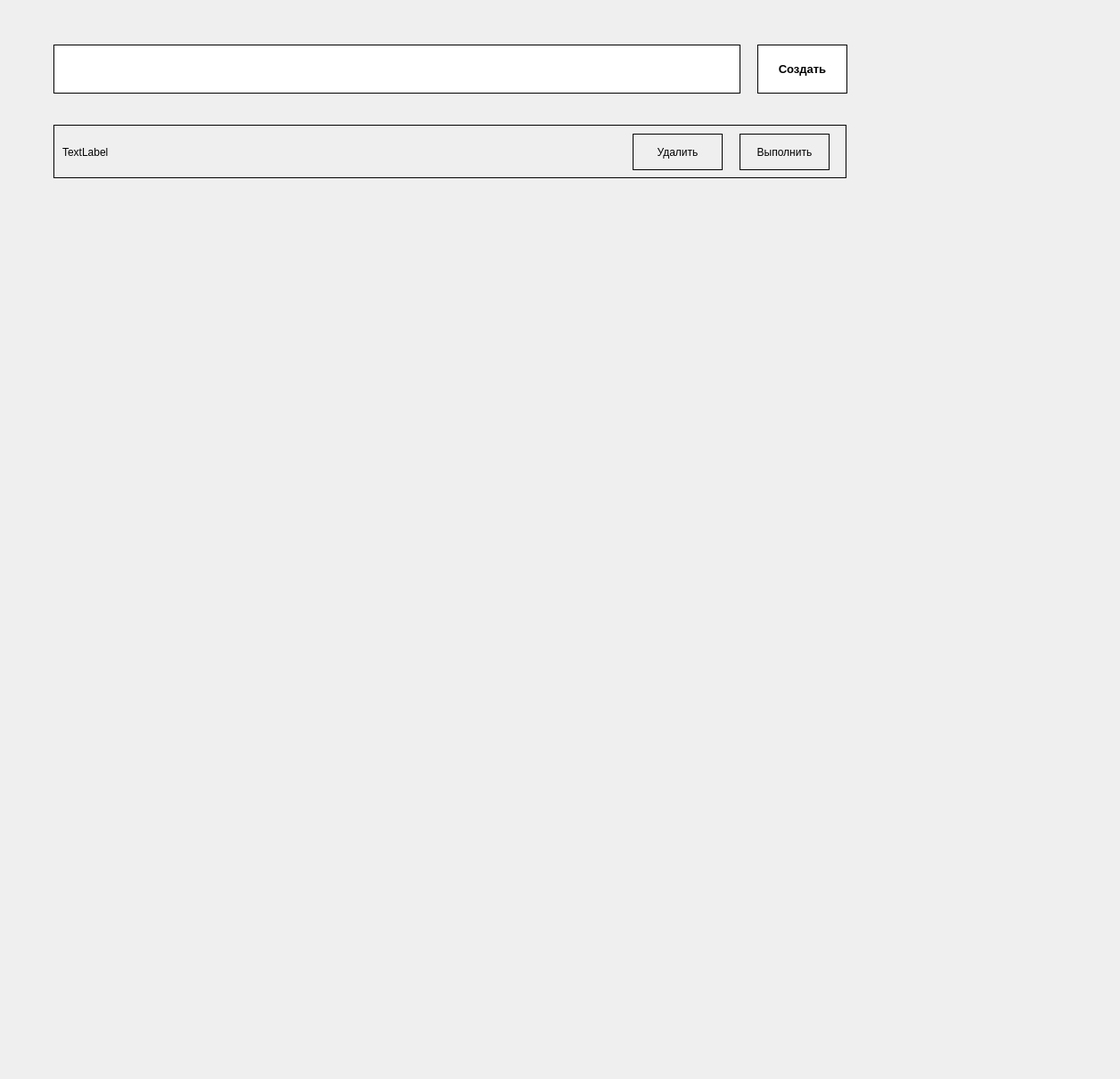
<?xml version="1.0" encoding="UTF-8"?>
<ui version="4.0">
 <class>MainWindow</class>
 <widget class="QMainWindow" name="MainWindow">
    <property name="geometry">
        <rect>
            <x>0</x>
            <y>0</y>
            <width>1257</width>
            <height>1211</height>
        </rect>
    </property>
    <property name="windowTitle">
        <string>ToDo</string>
    </property>
    <widget class="QWidget" name="centralwidget">
        <widget class="QLineEdit" name="lineEdit">
            <property name="geometry">
                <rect>
                    <x>60</x>
                    <y>50</y>
                    <width>771</width>
                    <height>55</height>
                </rect>
            </property>
            <property name="font">
                <font>
                    <pointsize>10</pointsize>
                    <weight>50</weight>
                    <bold>false</bold>
                </font>
            </property>
            <property name="styleSheet">
                <string notr="true">
                    padding:40px 10px; 
                    border:1px solid black;
                </string>
            </property>
            <property name="text">
                <string></string>
            </property>
        </widget>
        <widget class="QPushButton" name="pushButton">
            <property name="geometry">
                <rect>
                    <x>850</x>
                    <y>50</y>
                    <width>101</width>
                    <height>55</height>
                </rect>
            </property>
            <property name="font">
                <font>
                    <pointsize>10</pointsize>
                    <weight>75</weight>
                    <bold>true</bold>
                </font>
            </property>
            <property name="styleSheet">
                <string notr="true">
                    background-color:white;
                    border:1px solid black;
                </string>
            </property>
            <property name="text">
                <string>Создать</string>
            </property>
        </widget>
        <widget class="QScrollArea" name="scrollArea">
            <property name="geometry">
                <rect>
                    <x>50</x>
                    <y>130</y>
                    <width>900</width>
                    <height>471</height>
                </rect>
            </property>
            <property name="styleSheet">
                <string notr="true">
                    border:0px solid black;
                </string>
            </property>
            <property name="widgetResizable">
                <bool>true</bool>
            </property>
            <widget class="QWidget" name="scrollAreaWidgetContents">
            <property name="geometry">
                <rect>
                    <x>0</x>
                    <y>0</y>
                    <width>895</width>
                    <height>469</height>
                </rect>
            </property>
            <widget class="QWidget" name="verticalLayoutWidget">
                <property name="geometry">
                    <rect>
                        <x>10</x>
                        <y>10</y>
                        <width>890</width>
                        <height>451</height>
                    </rect>
                </property>
                <layout class="QVBoxLayout" name="verticalLayout">
                    <item>
                        <widget class="QFrame" name="frame_2">
                            <property name="minimumSize">
                                <size>
                                    <width>100</width>
                                    <height>60</height>
                                </size>
                            </property>
                            <property name="maximumSize">
                                <size>
                                    <width>16777215</width>
                                    <height>60</height>
                                </size>
                            </property>
                            <property name="styleSheet">
                                <string notr="true">border:1px solid black;</string>
                            </property>
                            <property name="frameShape">
                                <enum>QFrame::StyledPanel</enum>
                            </property>
                            <property name="frameShadow">
                                <enum>QFrame::Raised</enum>
                            </property>
                            <widget class="QPushButton" name="delete_task">
                                <property name="geometry">
                                    <rect>
                                        <x>650</x>
                                        <y>10</y>
                                        <width>101</width>
                                        <height>41</height>
                                    </rect>
                                </property>
                                <property name="text">
                                    <string>Удалить</string>
                                </property>
                            </widget>
                            <widget class="QPushButton" name="complate_task">
                                <property name="geometry">
                                    <rect>
                                        <x>770</x>
                                        <y>10</y>
                                        <width>101</width>
                                        <height>41</height>
                                    </rect>
                                </property>
                                <property name="text">
                                    <string>Выполнить</string>
                                </property>
                            </widget>
                            <widget class="QLabel" name="label">
                                <property name="geometry">
                                    <rect>
                                        <x>10</x>
                                        <y>10</y>
                                        <width>621</width>
                                        <height>41</height>
                                    </rect>
                                </property>
                                <property name="text">
                                    <string>TextLabel</string>
                                </property>
                                <property name="styleSheet">
                                    <string notr="true">
                                        border:0px solid black;
                                    </string>
                                </property>
                            </widget>
                        </widget>
                    </item>
                    <item>
                        <spacer name="verticalSpacer">
                            <property name="orientation">
                                <enum>Qt::Vertical</enum>
                            </property>
                            <property name="sizeHint" stdset="0">
                                <size>
                                    <width>356</width>
                                    <height>372</height>
                                </size>
                            </property>
                        </spacer>
                    </item>
                </layout>
            </widget>
        </widget>
        </widget>
    </widget>
 </widget>
 <resources/>
 <connections/>
</ui>
